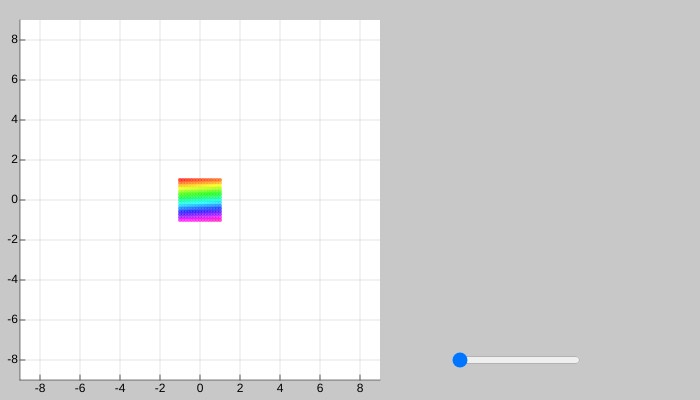
Frame 1 (no input)
Frame 60 (no input): identical to frame 1, image omitted
Frame 120 (the mouse pressed at the canvas centre since frame 60): identical to frame 1, image omitted

The p5.js sketch that drew this single still picture (run headless with seeded random() and noise() and a simulated clock; from frame 60 on, the mouse is pressed at the canvas centre):

// p5.js sketch
// ── sketch.js
let my_slider;

function setup() {
  createCanvas(700, 400);
  my_slider = createSlider(0, 255, 0);
  my_slider.position(450, 350);
  my_mtx = [
    [1, 3],
    [2, 1],
    [5, 3]
  ];
  
  eye = [
    [1, 1],
    [0, 1]
  ]
  
  my_vec = [
    [2],
    [1]
  ];
  
  res = mat_mul(my_mtx,eye);
  print(res)

}

function draw() {
  colorMode(RGB);
  background(200);
  draw_axis();
  draw_dots();
  my_slider.value()

}

function draw_axis() {
  colorMode(RGB);
  fill(255);
  noStroke();
  rect(20, 20, 360, 360)

  // edge
  stroke(0);
  strokeWeight(0.5);
  line(20, 380, 380, 380); // horizontal
  line(20, 20, 20, 380); // vertical

  // ticks
  tick_height = 5;
  tick_interval = 360 / 9;
  strokeWeight(0.8);
  tick_start = 30;
  for (i = 0; i < 9; i++) {

    line(tick_start + 10 + i * tick_interval, 380,
      tick_start + 10 + i * tick_interval, 380 - tick_height); // xticks

    line(tick_start - 10, tick_start + 10 + i * tick_interval,
      tick_start - 10 + tick_height, tick_start + 10 + i * tick_interval); // yticks
  }

  // grids
  grid_length = 360;
  stroke(200);
  strokeWeight(0.5);
  for (i = 0; i < 9; i++) {
    line(tick_start + 10 + i * tick_interval, 380,
      tick_start + 10 + i * tick_interval, 380 - grid_length); // xtick

    line(tick_start - 10, tick_start + 10 + i * tick_interval,
      tick_start - 10 + grid_length, tick_start + 10 + i * tick_interval); //ytick
  }

  // numbers on axis
  text_dist = 12;
  fill(0)
  for (i = 0; i < 9; i++) {
    textAlign(CENTER);
    text(-8 + i * 2,
      10 + tick_start + i * tick_interval,
      380 + text_dist); // x-axis
    textAlign(RIGHT);
    text(8 - i * 2,
      30 - text_dist,
      3 + tick_start + 10 + i * tick_interval); // y-axis
  }
}

function draw_dots() {
  my_mtx = [
    [1, 3],
    [2, 1]
  ];
  colorMode(HSB, 100);
  let locX = [];
  let locY = [];
  let loc_pair = [
    [],
    []
  ];

  n_dots = 15;

  for (i = 0; i < n_dots; i++) {
    locX[i] = map(-1 + i * 2 / (n_dots - 1), -1, 1, 180, 220) // center: 200
    locY[i] = map(-1 + i * 2 / (n_dots - 1), -1, 1, 180, 220) // center: 200
  }

  ii = 0;
  for (i = 0; i < n_dots; i++) {
    for (j = 0; j < n_dots; j++) {
      loc_pair[ii] = [locX[j], locY[i]];
      ii++;
    }
  }
  
  
  ii = 0;
  for (i = 0; i < n_dots; i++) {
    for (j = 0; j < n_dots; j++) {
      temp_fill = map(ii, 0, 255, 0, 100);
      fill(temp_fill, 100, 100, 70);
      noStroke();
      ellipse(loc_pair[ii][0], loc_pair[ii][1], 4);
      ii++;
    }

  }

}

function mat_sub(A, B) {
  let res_mtx = [
    [],
    []
  ];
  for (i = 0; i < 2; i++) {
    for (j = 0; j < 2; j++) {
      res_mtx[j][i] = A[j][i] - B[j][i];
    }
  }
  return res_mtx
}

function mat_mul(A, B) {
  let res = [];

  for (i = 0; i < A.length; i++) {
    res[i] = [];
    for (j = 0; j < B[0].length; j++) {
      res[i][j] = 0; // initialization
      for (k = 0; k < A[0].length; k++) {
        res[i][j] += A[i][k] * B[k][j];

      }
    }
  }
  return res;
}

function mat_transpose(A) {
  let res_mat = [
    [],
    []
  ];
  for (i = 0; i < A[1].length; i++) {
    for (j = 0; j < A[0].length; j++) {
      res_mat[i][j] = A[j][i];
    }
  }
  return res_mat
}
